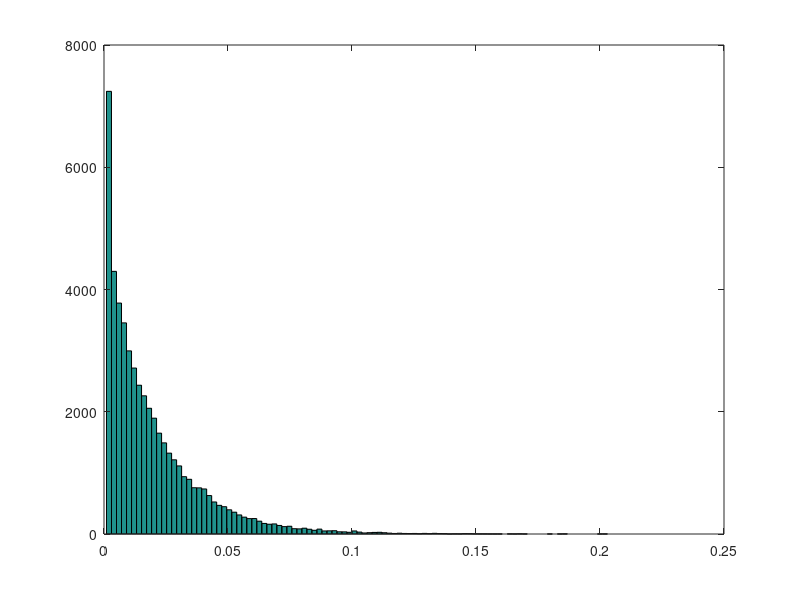
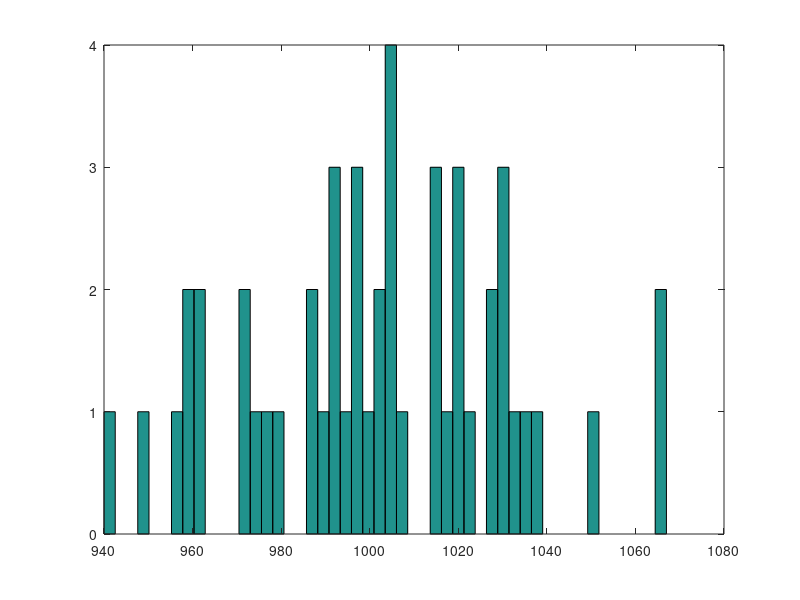

Reproduce these figures in MATLAB, in order.
% ns_002.m

clear all
close all
clc
tic

% ========================================================================
% INPUTS 
% =================================================================
% No. time steps / time steps [s] / time interval
  timeStepS = 0.001;                  % 1 msec
  spikesPerS = 50;                    % 50 spikes per second, on average
  durationS = 1000;                  % 1 sec simulation
  t = 0:timeStepS:durationS; 
  Nt = length(t);
  % dt = 0.001;
  % t1 = 0;
  % t2 = 1;
  % t = 0:dt:t2;
% No . spike trains / threshold for firing of neutron
   Nst = 1;
   vT = spikesPerS * timeStepS;

% ========================================================================
% SETUP
% ========================================================================
% times
  % t = linspace(t1,t2,Nt);

%  random numbers (0 to 1) / spike trains
   Nrand = rand(Nst,Nt);
   spikes = vT > Nrand;
   
% time for spikes
   tInc = t(2) - t(1);
   nSpike = find(spikes);
   tSpikes = nSpike .* tInc; L = length(tSpikes);
   spikeIntervals = tSpikes(2:L) - tSpikes(1:L-1);

   tInc = durationS/50;
   for cc = 1: 50 
      cum_counts(cc) = size(tSpikes(tSpikes < tInc*cc),2) ;
   end
   counts = cum_counts(2:cc) - cum_counts(1:cc-1);
% ========================================================================   
% GRAPHICS
% spike trains gap / height
dy = 1;
yH = 5;
xP = [t(1) t(1)]; yP = [dy yH];

% figure(1)   %-------------------------------------------------------------
% set(gcf,'units','normalized','position',[0.1 0.1 0.42 0.8]);
% hold on
% for cst = 1 : Nst
%    for ct = 1 : Nt
%       if spikes(cst,ct) == 1
%          xP = [t(ct) t(ct)];
%          plot(xP,yP,'b','linewidth',1);
%       end
%    end
%    yP(1) = yP(2) + dy; yP(2)= yP(1) + yH;   
% end
% axis off
% text(0.35, -2,'time t   [0  to 1.00 s]','fontsize',14);
% title('Spike Trains','fontsize',14);

figure(2);   % ------------------------------------------------------------                                              
%x = [1:binSize:100];
%intervalDist = hist(spikeIntervals(spikeIntervals < 100), x);
%intervalDist = intervalDist / sum(intervalDist) / binSize; % normalize by dividing by spike number
%bar(x, intervalDist);
hist(spikeIntervals,100);
hold on


figure(99)
hist(counts,50)

toc
